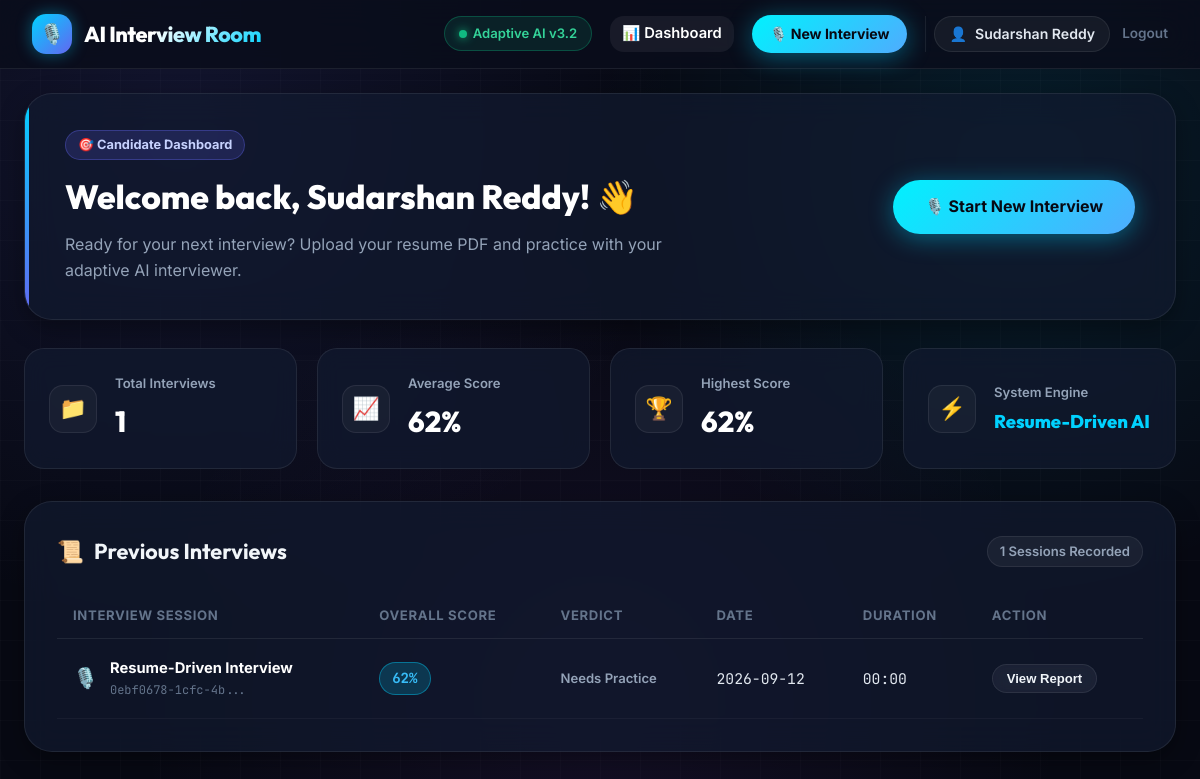
The app's page /dashboard (signed in) with its own data.
### tables this page shows
CREATE TABLE users (
            id INTEGER PRIMARY KEY AUTOINCREMENT,
            full_name TEXT NOT NULL,
            email TEXT UNIQUE NOT NULL,
            password_hash TEXT NOT NULL,
            created_at TIMESTAMP DEFAULT CURRENT_TIMESTAMP
        );

CREATE TABLE interviews (
            id INTEGER PRIMARY KEY AUTOINCREMENT,
            session_id TEXT UNIQUE NOT NULL,
            user_id INTEGER NOT NULL,
            candidate_name TEXT,
            interview_type TEXT,
            overall_score INTEGER,
            recommendation TEXT,
            duration TEXT,
            report_data TEXT,
            created_at TIMESTAMP DEFAULT CURRENT_TIMESTAMP,
            FOREIGN KEY (user_id) REFERENCES users(id)
        );

### app.py (the view)
@app.route("/dashboard")
@login_required
def dashboard():
    user = get_user_by_id(session["user_id"])
    if not user:
        session.clear()
        return redirect(url_for("login"))
    interviews = get_user_interviews(user["id"])
    return render_template("dashboard.html", user=user, interviews=interviews)

### app.py (called while the page is built)
def login_required(f):
    @wraps(f)
    def decorated_function(*args, **kwargs):
        if "user_id" not in session:
            if request.path.startswith("/api/"):
                return jsonify({"error": "Authentication required. Please log in."}), 401
            return redirect(url_for("login", next=request.full_path if request.method == 'GET' else url_for('dashboard')))
        return f(*args, **kwargs)
    return decorated_function

### database.py (called while the page is built)
def get_db_connection():
    conn = sqlite3.connect(DB_PATH, timeout=10)
    conn.row_factory = sqlite3.Row
    cur = conn.cursor()
    cur.execute("PRAGMA foreign_keys = ON")
    cur.close()
    return conn

def get_user_by_id(user_id: int) -> Optional[Dict[str, Any]]:
    conn = get_db_connection()
    cursor = conn.cursor()
    cursor.execute("SELECT id, full_name, email, created_at FROM users WHERE id = ?", (user_id,))
    user = cursor.fetchone()
    conn.close()
    if user:
        return dict(user)
    return None

def get_user_interviews(user_id: int) -> List[Dict[str, Any]]:
    conn = get_db_connection()
    cursor = conn.cursor()
    cursor.execute("""
        SELECT id, session_id, candidate_name, interview_type, overall_score,
               recommendation, duration, created_at
        FROM interviews
        WHERE user_id = ?
        ORDER BY created_at DESC
    """, (user_id,))
    rows = cursor.fetchall()
    conn.close()
    return [dict(r) for r in rows]

### templates/dashboard.html (shortened to what this page needs)
{% extends "base.html" %}
{% block content %}
<section class="view-section active dashboard-view-section">
  <div class="dashboard-welcome-card">
    <div class="welcome-text-group">
      <div class="welcome-pill">🎯 Candidate Dashboard</div>
      <h1 class="dashboard-greeting">Welcome back, {{ user.full_name }}! 👋</h1>
      <p class="dashboard-subheading">
        Ready for your next interview? Upload your resume PDF and practice with your adaptive AI interviewer.
      </p>
    </div>
    <div class="welcome-action-group">
      <a href="/interview" class="btn-primary btn-hero-action" id="dashboardStartInterviewBtn">
        <span>🎙️ Start New Interview</span>
      </a>
    </div>
  </div>
  <div class="dashboard-stats-grid">
    <div class="stat-card">
      <div class="stat-icon-wrapper">📁</div>
      <div>
        <div class="stat-label">Total Interviews</div>
        <div class="stat-value">{{ interviews|length }}</div>
      </div>
    </div>
    <div class="stat-card">
      <div class="stat-icon-wrapper">📈</div>
      <div>
        <div class="stat-label">Average Score</div>
        <div class="stat-value">
          {% if interviews %}
            {{ (interviews|map(attribute='overall_score')|sum / interviews|length)|round|int }}%
          {% else %}
            --%
          {% endif %}
        </div>
      </div>
    </div>
    <div class="stat-card">
      <div class="stat-icon-wrapper">🏆</div>
      <div>
        <div class="stat-label">Highest Score</div>
        <div class="stat-value">
          {% if interviews %}
            {{ interviews|map(attribute='overall_score')|max }}%
          {% else %}
            --%
          {% endif %}
        </div>
      </div>
    </div>
    <div class="stat-card">
      <div class="stat-icon-wrapper">⚡</div>
      <div>
        <div class="stat-label">System Engine</div>
        <div class="stat-value" style="font-size: 1.15rem; color: var(--accent-cyan);">Resume-Driven AI</div>
      </div>
    </div>
  </div>
  <div class="dashboard-history-section">
    <div class="section-title-row">
      <h2 class="history-title">
        <span>📜</span> Previous Interviews
      </h2>
      <span class="history-count-badge">{{ interviews|length }} Sessions Recorded</span>
    </div>
    {% if interviews %}
      <div class="history-table-container">
        <table class="history-table">
          <thead>
            <tr>
              <th>Interview Session</th>
              <th>Overall Score</th>
              <th>Verdict</th>
              <th>Date</th>
              <th>Duration</th>
              <th>Action</th>
            </tr>
          </thead>
          <tbody>
            {% for item in interviews %}
              <tr>
                <td>
                  <div class="session-type-cell">
                    <span class="type-icon">🎙️</span>
                    <div>
                      <div class="session-type-title">{{ item.interview_type|default('Resume-Driven Mock Interview') }}</div>
                      <div class="session-id-sub">{{ item.session_id[:16] }}...</div>
                    </div>
                  </div>
                </td>
                <td>
                  <span class="score-pill {% if item.overall_score >= 80 %}score-high{% elif item.overall_score >= 60 %}score-mid{% else %}score-low{% endif %}">
                    {{ item.overall_score }}%
                  </span>
                </td>
                <td>
                  <span class="verdict-tag">{{ item.recommendation|default('Completed') }}</span>
                </td>
                <td class="date-cell">{{ item.created_at[:10] }}</td>
                <td class="duration-cell">{{ item.duration|default('06:00') }}</td>
                <td>
                  <button type="button" class="btn-secondary view-report-btn" data-session-id="{{ item.session_id }}" style="padding: 6px 14px; font-size: 0.82rem;">
                    <span>View Report</span>
                  </button>
                </td>
              </tr>
            {% endfor %}
          </tbody>
        </table>
      </div>
    {% endif %}
  </div>
</section>
{% endblock %}

### records on screen
users: full_name "Sudarshan Reddy"
interviews: interview_type "Resume-Driven Interview", session_id "0ebf0678-1cfc-4b", overall_score "62", recommendation "Needs Practice", created_at "2026-09-12", duration "00:00"

### other values on screen
{{ session.get('user_name', 'Account') }} "Sudarshan Reddy"
{{ interviews|length }} "1"
{{ interviews|map(attribute='overall_score')|max }} "62"
